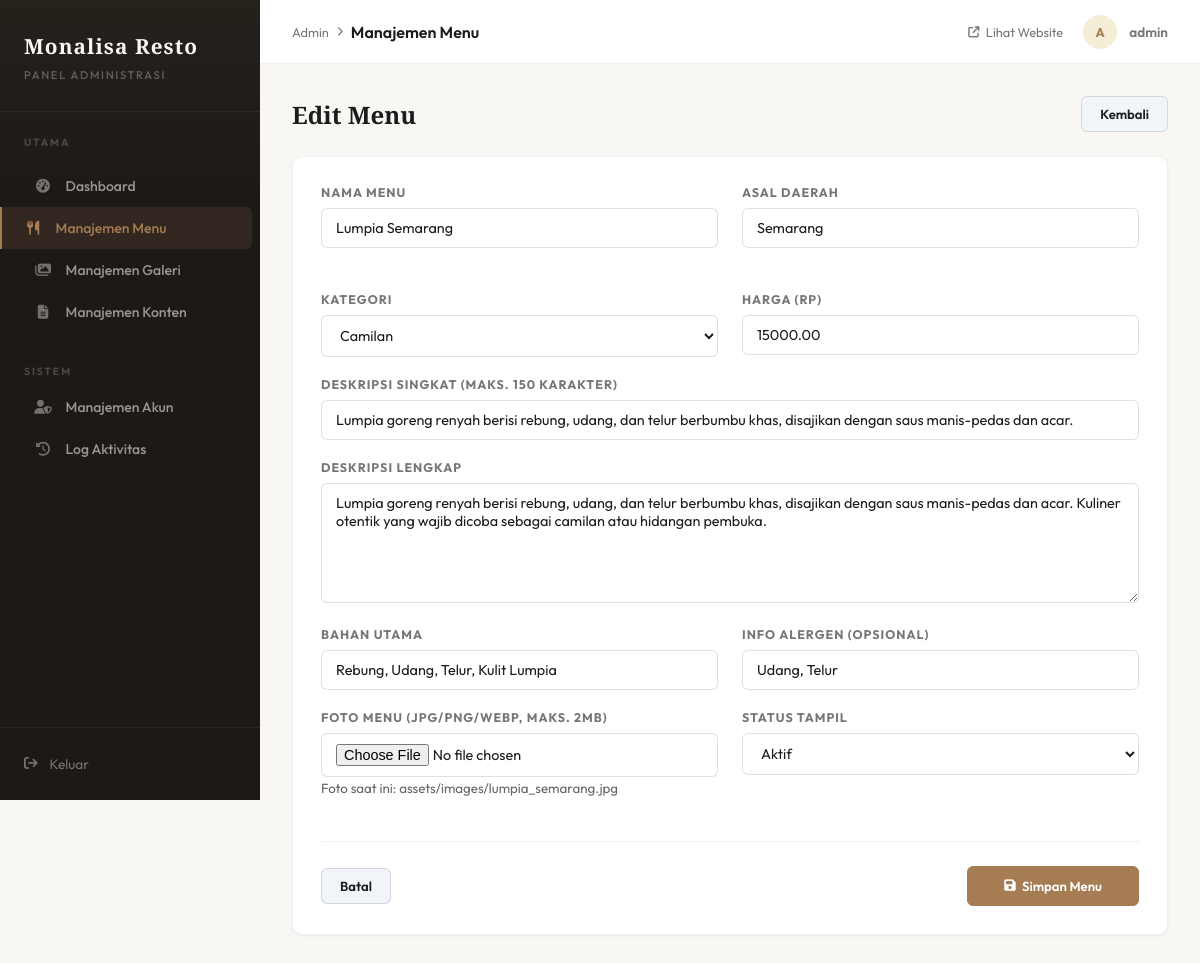
The app's page /admin/menu.php?id=3&aksi=edit (signed in), older data.
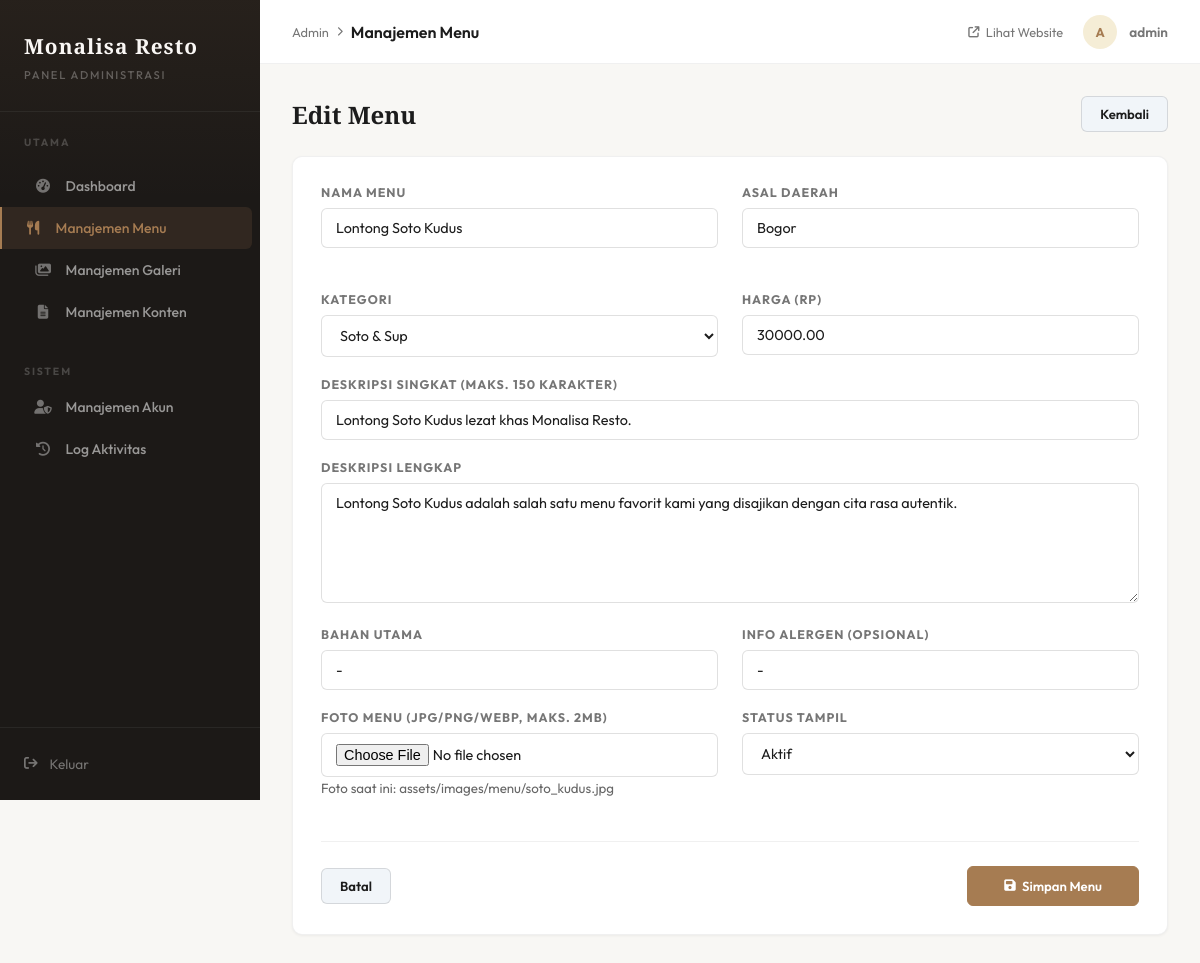
The same page, newer data.
### tables this page shows
CREATE TABLE `menu` (
  `id` int(11) NOT NULL AUTO_INCREMENT,
  `nama_menu` varchar(100) NOT NULL,
  `asal_daerah` varchar(100) NOT NULL,
  `deskripsi_singkat` text NOT NULL,
  `deskripsi_lengkap` longtext NOT NULL,
  `bahan_utama` text NOT NULL,
  `info_alergen` text DEFAULT NULL,
  `kategori` varchar(50) NOT NULL,
  `harga` decimal(10,2) NOT NULL,
  `foto_url` varchar(255) NOT NULL,
  `status` enum('aktif','nonaktif') DEFAULT 'aktif',
  `created_at` timestamp NOT NULL DEFAULT current_timestamp(),
  `updated_at` timestamp NOT NULL DEFAULT current_timestamp() ON UPDATE current_timestamp(),
  PRIMARY KEY (`id`)
);

### includes/functions.php (called while the page is built, shortened)
<?php
function h($string) {
    return htmlspecialchars($string ?? '', ENT_QUOTES, 'UTF-8');
}
?>

### admin/menu.php (the view, shortened to what the changed rows need)
<?php
require_once '../includes/admin_header.php';
$aksi     = $_GET['aksi'] ?? 'list';
$edit_id  = isset($_GET['id']) ? (int)$_GET['id'] : 0;
$edit_data = null;
if ($aksi === 'edit' && $edit_id > 0) {
    $stmt = $pdo->prepare("SELECT * FROM menu WHERE id = ?");
    $stmt->execute([$edit_id]);
    $edit_data = $stmt->fetch();
}
$csrf_token = generate_csrf_token();
$kategori_list = ['Soto & Sup', 'Nasi & Utama', 'Camilan', 'Minuman', 'Lainnya'];
?>
<?php if ($aksi === 'list'): ?>
<div class="page-actions">
    <h2>Daftar Menu</h2>
    <div style="display: flex; gap: 1rem;">
        <form method="GET" style="display: flex; gap: 0.5rem;">
            <input type="text" name="q" class="form-control" placeholder="Cari menu..." value="<?= h($_GET['q'] ?? '') ?>" style="padding: 6px 12px; font-size: 0.85rem; width: 200px;">
            <button type="submit" class="btn btn-secondary btn-sm"><i class="fas fa-search"></i></button>
        </form>
        <a href="menu.php?aksi=tambah" class="btn btn-primary">+ Tambah Menu</a>
    </div>
</div>
<div class="card" style="padding: 0; overflow: hidden;">
    <table>
        <thead>
            <tr>
                <th>Foto</th>
                <th>Nama Menu</th>
                <th>Kategori</th>
                <th>Harga</th>
                <th>Status</th>
                <th style="text-align: center;">Aksi</th>
            </tr>
        </thead>
        <tbody>
            <?php
            $search = $_GET['q'] ?? '';
            if ($search) {
                $stmt_list = $pdo->prepare("SELECT * FROM menu WHERE nama_menu LIKE ? OR kategori LIKE ? ORDER BY created_at DESC");
                $stmt_list->execute(["%$search%", "%$search%"]);
                $menus = $stmt_list->fetchAll();
            } else {
                $menus = $pdo->query("SELECT * FROM menu ORDER BY created_at DESC")->fetchAll();
            }
            foreach ($menus as $menu):
            ?>
            <tr>
                <td>
                    <img src="../<?= h($menu['foto_url']) ?>" alt="<?= h($menu['nama_menu']) ?>"
                         style="width:56px; height:44px; object-fit:cover; border-radius: var(--radius-sm);"
                         onerror="this.src='https://via.placeholder.com/56x44?text=N/A'">
                </td>
                <td>
                    <strong style="font-size:0.875rem;"><?= h($menu['nama_menu']) ?></strong><br>
                    <small style="color: var(--text-muted);"><?= h($menu['asal_daerah']) ?></small>
                </td>
                <td><span class="badge badge-secondary"><?= h($menu['kategori']) ?></span></td>
                <td style="font-weight: 600; color: var(--primary);"><?= format_rupiah($menu['harga']) ?></td>
                <td>
                    <span class="badge <?= $menu['status'] === 'aktif' ? 'badge-success' : 'badge-secondary' ?>">
                        <?= h($menu['status']) ?>
                    </span>
                </td>
                <td style="text-align: center; white-space: nowrap;">
                    <a href="menu.php?aksi=edit&id=<?= $menu['id'] ?>" class="btn btn-warning btn-sm" title="Edit"><i class="fas fa-pen"></i></a>
                    <form method="POST" style="display:inline;" onsubmit="return confirm('Toggle status menu ini?')">
                        <input type="hidden" name="csrf_token" value="<?= $csrf_token ?>">
                        <input type="hidden" name="action" value="toggle_status">
                        <input type="hidden" name="toggle_id" value="<?= $menu['id'] ?>">
                        <button type="submit" class="btn btn-secondary btn-sm" title="Toggle Status"><i class="fas fa-arrow-right-arrow-left"></i></button>
                    </form>
                    <form method="POST" style="display:inline;" onsubmit="return confirm('Yakin hapus menu ini?')">
                        <input type="hidden" name="csrf_token" value="<?= $csrf_token ?>">
                        <input type="hidden" name="action" value="hapus">
                        <input type="hidden" name="hapus_id" value="<?= $menu['id'] ?>">
                        <button type="submit" class="btn btn-ghost-danger btn-sm" title="Hapus"><i class="fas fa-trash"></i></button>
                    </form>
                </td>
            </tr>
            <?php endforeach; ?>
        </tbody>
    </table>
</div>
<?php elseif ($aksi === 'tambah' || $aksi === 'edit'): ?>
<div class="page-actions">
    <h2><?= $aksi === 'edit' ? 'Edit Menu' : 'Tambah Menu Baru' ?></h2>
    <a href="menu.php" class="btn btn-secondary">Kembali</a>
</div>
<div class="card">
    <form method="POST" enctype="multipart/form-data">
        <div style="display: grid; grid-template-columns: 1fr 1fr; gap: 1.5rem;">
            <div class="form-group">
                <label for="nama_menu">Nama Menu</label>
                <input type="text" id="nama_menu" name="nama_menu" class="form-control"
                       value="<?= h($edit_data['nama_menu'] ?? '') ?>" required>
            </div>
            <div class="form-group">
                <label for="asal_daerah">Asal Daerah</label>
                <input type="text" id="asal_daerah" name="asal_daerah" class="form-control"
                       value="<?= h($edit_data['asal_daerah'] ?? '') ?>" required>
            </div>
            <div class="form-group">
                <label for="kategori">Kategori</label>
                <select id="kategori" name="kategori" class="form-control" required>
                    <?php foreach ($kategori_list as $kat): ?>
                        <option value="<?= h($kat) ?>" <?= ($edit_data['kategori'] ?? '') === $kat ? 'selected' : '' ?>>
                            <?= h($kat) ?>
                        </option>
                    <?php endforeach; ?>
                </select>
            </div>
            <div class="form-group">
                <label for="harga">Harga (Rp)</label>
                <input type="number" id="harga" name="harga" class="form-control"
                       value="<?= h($edit_data['harga'] ?? '') ?>" required min="0" step="500">
            </div>
        </div>
        <div class="form-group">
            <label for="deskripsi_singkat">Deskripsi Singkat (maks. 150 karakter)</label>
            <input type="text" id="deskripsi_singkat" name="deskripsi_singkat" class="form-control"
                   value="<?= h($edit_data['deskripsi_singkat'] ?? '') ?>" maxlength="150" required>
        </div>
        <div class="form-group">
            <label for="deskripsi_lengkap">Deskripsi Lengkap</label>
            <textarea id="deskripsi_lengkap" name="deskripsi_lengkap" class="form-control" rows="4" required><?= h($edit_data['deskripsi_lengkap'] ?? '') ?></textarea>
        </div>
        <div style="display: grid; grid-template-columns: 1fr 1fr; gap: 1.5rem;">
            <div class="form-group">
                <label for="bahan_utama">Bahan Utama</label>
                <input type="text" id="bahan_utama" name="bahan_utama" class="form-control"
                       value="<?= h($edit_data['bahan_utama'] ?? '') ?>" required>
            </div>
            <div class="form-group">
                <label for="info_alergen">Info Alergen (opsional)</label>
                <input type="text" id="info_alergen" name="info_alergen" class="form-control"
                       value="<?= h($edit_data['info_alergen'] ?? 'Tidak ada') ?>">
            </div>
        </div>
        <div style="display: grid; grid-template-columns: 1fr 1fr; gap: 1.5rem;">
            <div class="form-group">
                <label for="foto">Foto Menu (JPG/PNG/WebP, maks. 2MB)</label>
                <input type="file" id="foto" name="foto" class="form-control" accept="image/jpeg,image/png,image/webp">
                <?php if (!empty($edit_data['foto_url'])): ?>
                    <small style="color:#666;">Foto saat ini: <?= h($edit_data['foto_url']) ?></small>
                <?php endif; ?>
            </div>
            <div class="form-group">
                <label for="status">Status Tampil</label>
                <select id="status" name="status" class="form-control">
                    <option value="aktif" <?= ($edit_data['status'] ?? 'aktif') === 'aktif' ? 'selected' : '' ?>>Aktif</option>
                </select>
            </div>
        </div>
        <div style="display: flex; justify-content: space-between; align-items: center; margin-top: 1.5rem; padding-top: 1.5rem; border-top: 1px solid var(--border);">
            <a href="menu.php" class="btn btn-secondary">Batal</a>
            <button type="submit" class="btn btn-primary" style="padding: 11px 36px;">
                <i class="fas fa-save"></i> Simpan Menu
            </button>
        </div>
    </form>
</div>
<?php endif; ?>
<?php require_once '../includes/admin_footer.php'; ?>

Row changes from the older to the newer data that the page shows:
changed menu "Aktif": nama_menu "Lumpia Semarang" → "Lontong Soto Kudus"; asal_daerah "Semarang" → "Bogor"; harga "15000.00" → "30000.00"; deskripsi_singkat "Lumpia goreng renyah berisi rebung, udang, dan telur berbumbu khas, disajikan dengan saus manis-pedas dan acar." → "Lontong Soto Kudus lezat khas Monalisa Resto."; deskripsi_lengkap "Lumpia goreng renyah berisi rebung, udang, dan telur berbumbu khas, disajikan dengan saus manis-pedas dan acar. Kuliner otentik yang wajib dicoba sebagai camilan atau hidangan pembuka." → "Lontong Soto Kudus adalah salah satu menu favorit kami yang disajikan dengan cita rasa autentik."; bahan_utama "Rebung, Udang, Telur, Kulit Lumpia" → "-"; info_alergen "Udang, Telur" → "-"; foto_url "assets/images/lumpia_semarang.jpg" → "assets/images/menu/soto_kudus.jpg"
Text that changed along with them:
form field kategori: "Camilan" → "Soto & Sup"
